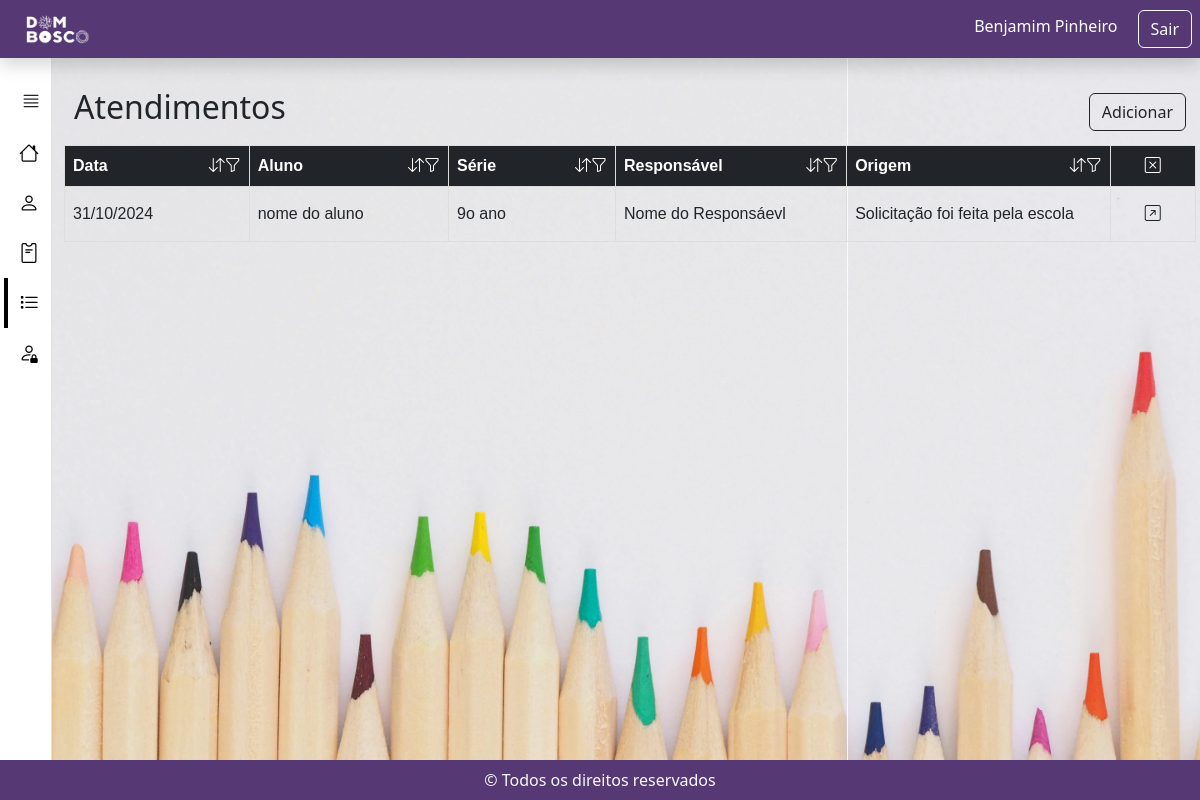
Screenshot of /view/chamados (signed in) with the database file from the repository.
### tables this page shows
CREATE TABLE "tbl_undb_usuarios" (
	"id_usuario"	INTEGER NOT NULL,
	"nome_usuario"	TEXT NOT NULL,
	"email_usuario"	TEXT NOT NULL,
	"senha_usuario"	TEXT,
	"ult_data_login"	BLOB,
	"tipo_usuario"	BLOB NOT NULL,
	"assinatura"	BLOB,
	PRIMARY KEY("id_usuario" AUTOINCREMENT)
);

CREATE TABLE "tbl_undb_chamados" (
	"id_chamado"	INTEGER NOT NULL,
	"id_responsavel"	INTEGER,
	"id_usuario"	INTEGER,
	"data_atendimento"	TEXT,
	"nome_aluno"	TEXT,
	"data_nasc_aluno"	TEXT,
	"serie_aluno"	TEXT,
	"turma_aluno"	TEXT,
	"nome_responsavel"	TEXT,
	"parentesco_responsavel"	TEXT,
	"email_responsavel"	TEXT,
	"telefone_responsavel"	TEXT,
	"celular_responsavel"	TEXT,
	"solicitado_por"	TEXT,
	"questoes"	TEXT,
	"aconselhamento"	TEXT,
	"providencias"	TEXT,
	"observacoes_finais"	TEXT,
	"assinatura_responsavel"	BLOB,
	"assinatura_atendente"	BLOB,
	PRIMARY KEY("id_chamado" AUTOINCREMENT)
);

### app/controller/rotas.py (the view)
@app.route('/view/chamados', methods=["GET", "POST"])
def all_chamados():
    current_user.mostra_valores()
    if current_user.tipo == 'Usuário':
        chamados = utiles.to_df(functions.get_chamados_usuario(session["_user_id"]), 'chamado')
    if current_user.tipo == 'Administrador' or current_user.tipo == 'Atendente':
        chamados = utiles.to_df(functions.get_chamados_responsavel(session["_user_id"]), 'chamado')
    chamados = utiles.limpaDatas(chamados)
    return render_template('atendimentos.html', df_atendimentos=chamados)

### app/controller/rotas.py (called while the page is built)
@lm.user_loader
def load_user(id):
    db_loader = ModelUser()
    lm.session_protection = "strong"
    data = ModelUser.get_by_id(db_loader, id)
    return data

### app/model/ModelUser.py (called while the page is built)
    def _connecting(self):
        conn = sqlite3.connect(self._nome)
        return conn

    @classmethod
    def get_by_id(self, db_loader, id):
        cursor = db_loader._conn.cursor()
        sql = (
            f'SELECT * FROM tbl_undb_usuarios WHERE id_usuario={id}'
        )
        row = cursor.execute(sql).fetchone()
        if row != None:
            logged_user = pd.DataFrame(
                    [row],
                    columns=['id_usuario', 'nome_usuario', 'email_usuario', 'senha_usuario', 'ult_data_login', 'tipo_usuario', 'assinatura']
                )
            logged_user = Usuario(logged_user['id_usuario'][0], logged_user['email_usuario'][0], logged_user['senha_usuario'][0],
                            logged_user['nome_usuario'][0], logged_user['tipo_usuario'][0], logged_user['ult_data_login'][0])
            return logged_user
        else:
            return None

    @classmethod
    def call_get_query(self, db, query):
        temp = []
        results = []
        try:
            cursor = db._conn.cursor()
            cursor.execute(query)
            rows = cursor.fetchall()
            for row in rows:
                temp = [elem for elem in row]
                results.append(temp)
            db._conn.close()
            if results:
                return results
                print(results)
            else:
                return ''
        except Exception as ex:
            raise Exception(ex)

### app/model/entidades/Usuario.py (called while the page is built)
    def mostra_valores(self):
        print(f'id: {self.id}')
        print(f'email: {self.email}')
        print(f'senha: {self.senha}')
        print(f'nome: {self.nome}')
        print(f'tipo: {self.tipo}')
        print(f'ultimo login: {self.ultimo_login}')

### app/model/functions.py (called while the page is built)
def get_chamados_responsavel(id):
    db = ModelUser()
    proc = f"SELECT * FROM tbl_undb_chamados WHERE id_responsavel = {id} or id_responsavel is null"
    data = ModelUser.call_get_query(db, proc)
    return data

### app/utils/utiles.py (called while the page is built)
def normalize_dates(df):
    for col in df.columns:
        if df[col].dtype == 'object':
            df[col] = pd.to_datetime(df[col], format="%Y-%m-%d", errors='ignore')
    for col in df.columns:
        if df[col].dtype == 'datetime64[ns]':
            df[col] = df[col].dt.strftime('%d/%m/%Y')
    return df

def limpaDatas(df):
    data = normalize_dates(df)
    return data

### app/templates/atendimentos.html (shortened to what this page needs)
{% extends "base.html" %}
{% block navbar %}
<button class="nav-link text-start text-dark fw-bold nav-button"
    id="v-pills-home-tab colorButton" data-bs-toggle="pill" data-bs-target="#v-pills-home"
    type="button" role="tab" onclick="redireciona('home');" aria-controls="v-pills-home" aria-selected="false" title="Home"><i
    class="bi bi-house"></i> <span class="nav-text">Home</span></button>
<button class="nav-link text-start text-dark fw-bold nav-button" id="v-pills-contas-tab colorButton"
    data-bs-toggle="pill" data-bs-target="#v-pills-meus-dados" type="button" role="tab"
    aria-controls="v-pills-meus-dados" onclick="redireciona('meusDados')" aria-selected="false" title="Meus Dados"><i class="bi bi-person"></i></button>
<button class="nav-link text-start text-dark fw-bold nav-button" id="v-pills-due-tab colorButton"
    data-bs-toggle="pill" data-bs-target="#v-pills-due" type="button" role="tab"
    aria-controls="v-pills-due" onclick="redireciona('documentos')" aria-selected="false" title="Documentos"><i class="bi bi-pass"></i>
    <span class="nav-text">Documentos</span></button>
<button class="nav-link active text-start text-dark fw-bold nav-button" id="v-pills-opt-tab colorButton"
    data-bs-toggle="pill" data-bs-target="#v-pills-opt" type="button" role="tab" onclick="redireciona('chamados')"
    aria-controls="v-pills-opt" aria-selected="true" title="Chamados"><i class="bi bi-list-task"></i>
    <span class="nav-text">Chamados</span></button>
{% if current_user.tipo == 'Administrador' %}
<button class="nav-link text-start text-start text-dark fw-bold nav-button" id="v-pills-adm-tab colorButton"
    data-bs-toggle="pill" data-bs-target="#v-pills-adm" type="button" role="tab" onclick="redireciona('admin')"
    aria-controls="v-pills-adm" aria-selected="false" title="Administrador"><i class="bi bi-person-lock"></i>
    <span class="nav-text">Administrador</span></button>
{% endif %}
{% endblock %}
{% block content %}
        <div class="tab-pane fade show active" id="v-pills-contas" role="tabpanel"
            aria-labelledby="v-pills-chamados-tab" tabindex="0">
            <div class="nav"
                style="display: flex; justify-content: space-between; align-items: center; padding: 10px;">
                {% if current_user.tipo == 'Administrador' or current_user.tipo =='Usuário' %}
                <div>
                    <h1 class="h2">Atendimentos</h1>
                </div>
                <div class="d-flex">
                    <a class="btn btn-outline-dark" href="{{ url_for('add_chamado') }}">Adicionar</a>
                </div>
                {% endif %}
            </div>
            <div class="table-responsive">
                <table class="table" id="contaTable">
                    <thead class="table-dark">
                        <tr>
                            <th class="reg-th" scope="col">Data
                                <button class="btn-icon"
                                    onclick="toggleSearchBar(0, 'contaTable', 'pesquisaNomeConta', 'nomeIconConta')">
                                    <i class="bi bi-funnel" id="nomeIconConta"></i>
                                </button>
                                <button class="btn-icon" onclick="toggleSort(0, 'contaTable')"><i
                                        class="bi bi-arrow-down-up"></i></button>
                            </th>
                            <th class="reg-th" scope="col">Aluno
                                <button class="btn-icon"
                                    onclick="toggleSearchBar(1, 'contaTable', 'pesquisaTipoConta', 'tipoIconConta')">
                                    <i class="bi bi-funnel" id="tipoIconConta"></i>
                                </button>
                                <button class="btn-icon" onclick="toggleSort(1, 'contaTable')"><i
                                        class="bi bi-arrow-down-up"></i></button>
                            </th>
                            <th class="reg-th" scope="col">Série
                                <button class="btn-icon"
                                    onclick="toggleSearchBar(2, 'contaTable', 'pesquisaAreaConta', 'areaIconConta')">
                                    <i class="bi bi-funnel" id="areaIconConta"></i>
                                </button>
                                <button class="btn-icon" onclick="toggleSort(2, 'contaTable')"><i
                                        class="bi bi-arrow-down-up"></i></button>
                            </th>
                            <th class="reg-th" scope="col">Responsável
                                <button class="btn-icon"
                                    onclick="toggleSearchBar(3, 'contaTable', 'pesquisaRespConta', 'respIconConta')">
                                    <i class="bi bi-funnel" id="respIconConta"></i>
                                </button>
                                <button class="btn-icon" onclick="toggleSort(3, 'contaTable')"><i
                                        class="bi bi-arrow-down-up"></i></button>
                            </th>
                            <th class="reg-th" scope="col">Origem
                                <button class="btn-icon"
                                    onclick="toggleSearchBar(4, 'contaTable', 'pesquisaOrigemConta', 'origemIconConta')">
                                    <i class="bi bi-funnel" id="origemIconConta"></i>
                                </button>
                                <button class="btn-icon" onclick="toggleSort(4, 'contaTable')"><i
                                        class="bi bi-arrow-down-up"></i></button>
                            </th>
                            <th scope="col" class="text-center last-th">
                                <button class="btn-icon" style="float:none"
                                    onclick="resetFiltros('contaTable')" title="Limpar Filtros">
                                    <i class="bi bi-x-square"></i>
                                </button>
                            </th>
                        </tr>
                    </thead>
                        <tbody>
                        {% for index, row in df_atendimentos.iterrows() %}
                            <tr>
                                <td class="reg-td">{{ row['data_atendimento'] }}</td>
                                <td class="reg-td">{{ row['nome_aluno'] }}</td>
                                <td class="reg-td">{{ row['serie_aluno'] }}</td>
                                <td class="reg-td">{{ row['nome_responsavel'] }}</td>
                                <td class="reg-td">{{ row['solicitado_por'] }}</td>
                                <td class="text-center last-td">
                                    <a class="btn"
                                        href="{{ url_for('view_chamado', id_chamado = row['id_chamado']) }}">
                                        <i class="bi bi-arrow-up-right-square"></i>
                                    </a>
                                </td>
                            </tr>
                        {% endfor %}
                    </tbody>
                </table>
            </div>
        </div>
{% endblock %}

### app/templates/base.html (shortened to what this page needs)
<!DOCTYPE html>
<html lang="pt-BR">
<head>
    <link rel="stylesheet" href="https://cdn.jsdelivr.net/npm/bootstrap-icons@1.11.3/font/bootstrap-icons.min.css">
    <link href="https://cdn.jsdelivr.net/npm/bootstrap@5.2.3/dist/css/bootstrap.min.css" rel="stylesheet"
>
    <link rel="stylesheet" href="{{ url_for('static', filename='styles.css') }}">
</head>
<body onload="carregaLogo()">
    <body class="bg-light">
        <header class="navbar navbar-dark sticky-top bg-dark flex-md-nowrap p-2 shadow">
            <a class="navbar-brand col-md-3 col-lg-2 me-0 px-3" href="{{ url_for('home') }}"><img
                    style="height: auto; max-width: 40%;"
                    id="logo-here"
                    alt="Main pi logo cmyk blue 140px"></a>
            <div class="navbar-nav">
                <div class="d-flex">
                    <span class="navbar-brand p-1 fs-6">{{current_user.nome}}</span>
                    <a class="btn btn-outline-light" href="{{ url_for('logout') }}">Sair</a>
                </div>
            </div>
        </header>
        <div class="container-fluid">
            <div class="d-flex row">
                <nav id="sidebar" class="sidebar border-end collapsed"
                    style="border-right: 1px solid #333; background-color: white;">
                    <div class="position-sticky pt-3">
                        <div class="nav flex-column nav-pills ali" id="v-pills-tab" role="tablist" style="height: 850px;"
                            aria-orientation="vertical">
                            <button class="nav-link text-start text-dark fw-bold toggle-btn" onclick="toggleNavbar()"><i
                                    class="bi bi-justify"></i></button>
                            {% block navbar %}{% endblock %}
                        </div>
                    </div>
                </nav>
            <main class="col-md-12 bg-here">
                <div class="tab-content" id="v-pills-tabContent">
                    {% block content %}{% endblock %}
                </div>
            </main>
        </div>
    </div>
    {% block footer %}
    <footer class="footer">
        <div class="text-center text-light p-2" style="background-color: #563874;">
            © Todos os direitos reservados
        </div>
    </footer>
    {% endblock %}
</body>
</html>

### app/static/styles.css (style rules this page uses)
body { margin: 0; }
.d-flex { display: flex; }
.nav-pills .nav-link.active { background-color: black; color: white !important; }
footer { position: fixed; height: 2.5rem; width: 100%; bottom: 0; z-index: 1050; background-color: #212529 !important }
.table { font-family: arial, sans-serif; border-collapse: collapse; }
.row>* { flex-shrink: 1; }
.reg-td { border: 1px solid #dddddd; text-align: left; vertical-align: middle; width: 20vw; padding: 8px; position: relative; max-width: 20vw; line-height: 4vh; overflow: hidden; white-space: nowrap; }
.reg-th { border: 1px solid #dddddd; text-align: left; vertical-align: top; width: 25vw; padding: 8px; position: relative; }
.last-th, .last-td { border: 1px solid #dddddd; text-align: center; padding: 8px; width: 10vw !important; vertical-align: middle; }
.btn-icon { background: none; border: none; padding: 0; cursor: pointer; margin-right: 0; float: right; }
.btn-icon i { font-size: 1rem; color: white; }
.sidebar { width: 250px; height: 100vh; transition: width 0.3s; position: fixed; overflow: hidden; z-index: 1000; }
.sidebar .nav-link { display: flex; align-items: center; padding: 10px 15px; }
.sidebar .nav-link i { font-size: 20px; margin-right: 8px; }
.sidebar .toggle-btn { margin: 2px; }
.sidebar.collapsed { width: 60px; }
.sidebar.collapsed .nav-link i { display: block; }
main { padding: 3px; flex-grow: 1; margin-left: 250px; padding: 20px; transition: margin-left 0.3s; }
.sidebar.collapsed+main { margin-left: 60px; }
.sidebar.collapsed .nav-button.active::before { content: ""; position: absolute; top: 0; left: 0; width: 4px; height: 100%; background-color: #000000; z-index: 1; transition: background-color 0.3s; }
.sidebar.collapsed .nav-pills .nav-link.active { background-color: #ffffff; }
.sidebar.collapsed .nav-button { position: relative; font-size: 16px; border: none; background-color: #ffffff; color: black !important; cursor: pointer; border-radius: 4px; transition: background-color 0.3s; }
.container-fluid { --bs-gutter-x: 0.5rem; overflow: hidden; }

### app/templates/base.html (style rules this page uses)
body::before { content: ""; background-image: url("../static/resources/background.png"); background-size: cover; background-position: center; background-repeat: no-repeat; position: fixed; top: 0; left: 0; width: 100vw; height: 100vh; z-index: -1; }
#logo-here { width: auto; height: 6vh; }
.bg-dark { background-color: #563874 !important; }

### rows the page displays
tbl_undb_usuarios: nome "Benjamim Pinheiro"
tbl_undb_chamados: nome_aluno "nome do aluno", serie_aluno "9o ano", nome_responsavel "Nome do Responsáevl", solicitado_por "Solicitação foi feita pela escola"

### other values shown
{{ row['data_atendimento'] }} "31/10/2024"
